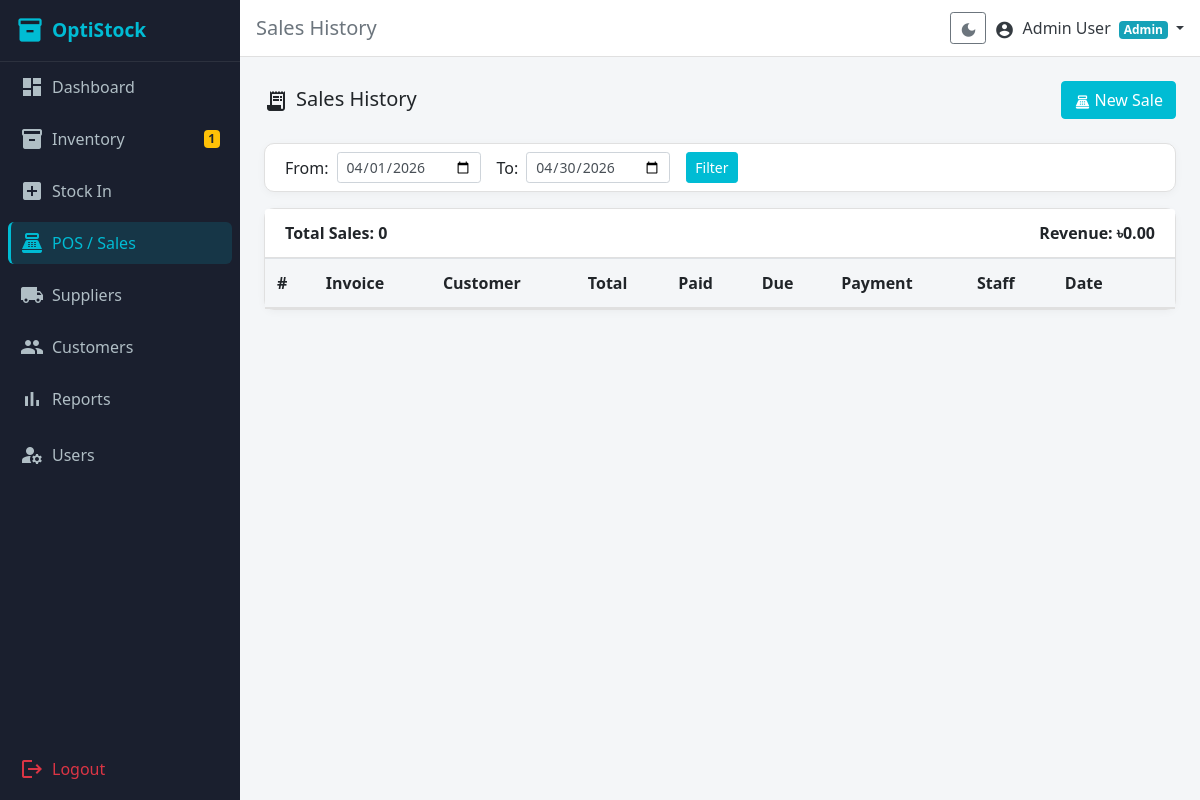
Page /modules/sales/index.php (signed in) on the earlier database version.
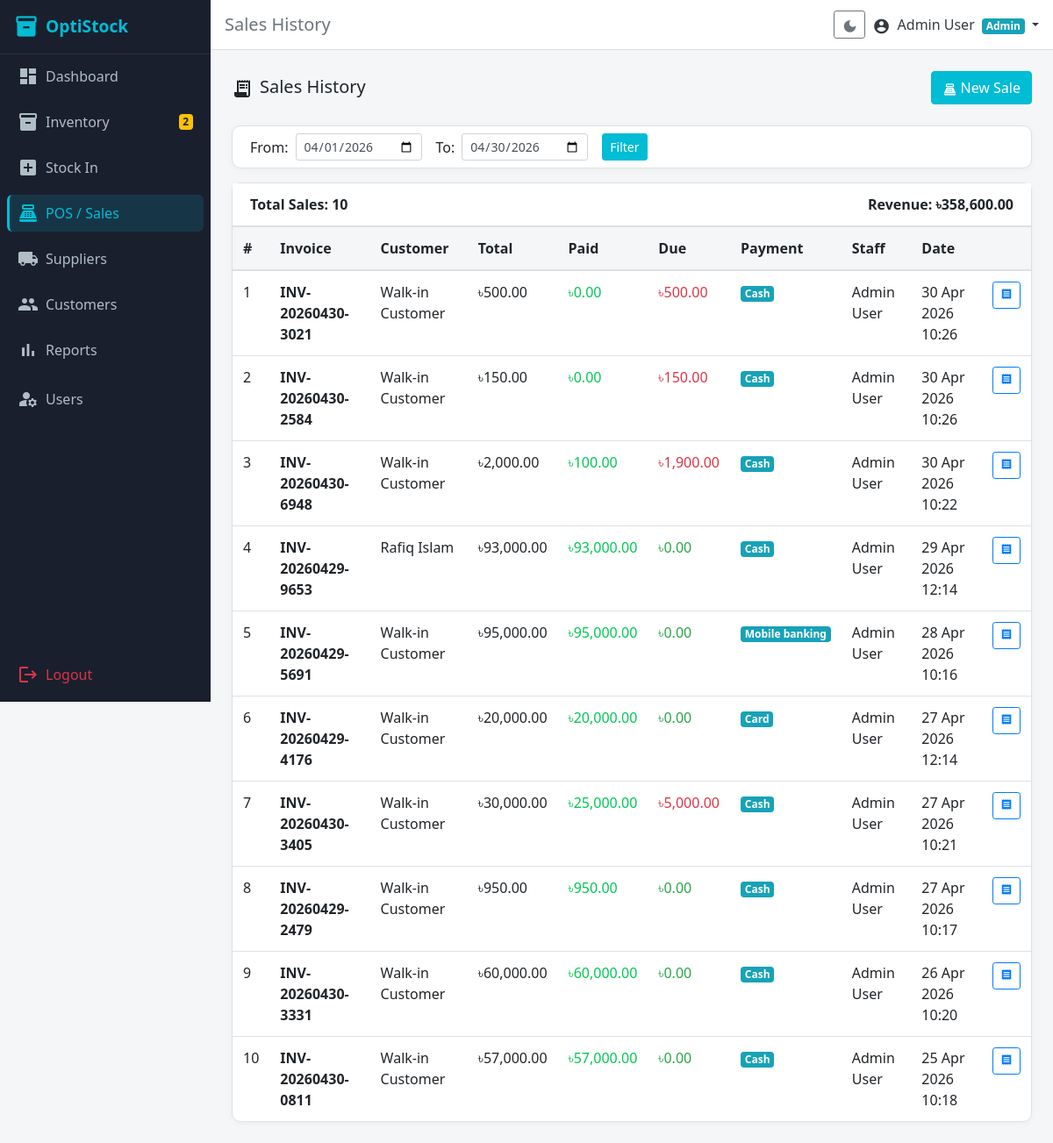
Same page on the later database version.
### tables this page shows
CREATE TABLE `sales` (
  `id` int(10) UNSIGNED NOT NULL,
  `invoice_no` varchar(30) NOT NULL,
  `customer_id` int(10) UNSIGNED DEFAULT NULL,
  `user_id` int(10) UNSIGNED NOT NULL,
  `subtotal` decimal(10,2) NOT NULL DEFAULT 0.00,
  `discount` decimal(10,2) NOT NULL DEFAULT 0.00,
  `total_amount` decimal(10,2) NOT NULL DEFAULT 0.00,
  `paid_amount` decimal(10,2) NOT NULL DEFAULT 0.00,
  `due_amount` decimal(10,2) NOT NULL DEFAULT 0.00,
  `payment_type` enum('cash','card','mobile_banking') NOT NULL DEFAULT 'cash',
  `note` text DEFAULT NULL,
  `sale_date` datetime NOT NULL DEFAULT current_timestamp(),
  `created_at` datetime NOT NULL DEFAULT current_timestamp()
);

CREATE TABLE `users` (
  `id` int(10) UNSIGNED NOT NULL,
  `name` varchar(100) NOT NULL,
  `email` varchar(150) NOT NULL,
  `phone` varchar(20) DEFAULT NULL,
  `password` varchar(255) NOT NULL,
  `role` enum('admin','manager','staff') NOT NULL DEFAULT 'staff',
  `status` enum('active','inactive') NOT NULL DEFAULT 'active',
  `dark_mode` tinyint(1) NOT NULL DEFAULT 0,
  `created_at` datetime NOT NULL DEFAULT current_timestamp()
);

### modules/sales/index.php (the view, shortened to what this page needs)
<?php
require_once __DIR__ . '/../../includes/auth_check.php';
$pageTitle = 'Sales History';
$from = $_GET['from'] ?? date('Y-m-01');
$to   = $_GET['to']   ?? date('Y-m-d');
$stmt = $pdo->prepare('
  SELECT s.*, COALESCE(c.name,"Walk-in") AS customer_name, u.name AS staff_name
  FROM sales s
  LEFT JOIN customers c ON c.id = s.customer_id
  LEFT JOIN users u ON u.id = s.user_id
  WHERE DATE(s.sale_date) BETWEEN ? AND ?
  ORDER BY s.sale_date DESC
');
$stmt->execute([$from, $to]);
$sales = $stmt->fetchAll();
$totalRevenue = array_sum(array_column($sales, 'total_amount'));
include __DIR__ . '/../../includes/header.php';
?>
<div class="d-flex justify-content-between align-items-center mb-4">
  <h5 class="mb-0"><span class="material-icons align-middle mr-2">receipt_long</span>Sales History</h5>
  <a href="<?= BASE_URL ?>/modules/sales/pos.php" class="btn btn-primary">
    <span class="material-icons align-middle mr-1" style="font-size:16px;">point_of_sale</span>New Sale
  </a>
</div>
<div class="card mb-3">
  <div class="card-body py-2">
    <form method="GET" class="form-inline">
      <label class="mr-2">From:</label>
      <input type="date" name="from" class="form-control form-control-sm mr-3" value="<?= $from ?>">
      <label class="mr-2">To:</label>
      <input type="date" name="to" class="form-control form-control-sm mr-3" value="<?= $to ?>">
      <button type="submit" class="btn btn-sm btn-primary">Filter</button>
    </form>
  </div>
</div>
<div class="card">
  <div class="card-header d-flex justify-content-between">
    <span>Total Sales: <strong><?= count($sales) ?></strong></span>
    <span>Revenue: <strong>৳<?= number_format($totalRevenue, 2) ?></strong></span>
  </div>
  <div class="table-responsive">
    <table class="table table-hover datatable mb-0">
      <thead>
        <tr><th>#</th><th>Invoice</th><th>Customer</th><th>Total</th><th>Paid</th><th>Due</th><th>Payment</th><th>Staff</th><th>Date</th><th></th></tr>
      </thead>
      <tbody>
        <?php foreach ($sales as $i => $s): ?>
        <tr>
          <td><?= $i + 1 ?></td>
          <td><strong><?= htmlspecialchars($s['invoice_no']) ?></strong></td>
          <td><?= htmlspecialchars($s['customer_name']) ?></td>
          <td>৳<?= number_format($s['total_amount'], 2) ?></td>
          <td style="color:#00C853;">৳<?= number_format($s['paid_amount'], 2) ?></td>
          <td><?= $s['due_amount'] > 0 ? '<span class="text-danger">৳' . number_format($s['due_amount'], 2) . '</span>' : '<span class="text-success">৳0.00</span>' ?></td>
          <td><span class="badge badge-info"><?= ucfirst(str_replace('_',' ',$s['payment_type'])) ?></span></td>
          <td><?= htmlspecialchars($s['staff_name']) ?></td>
          <td><?= date('d M Y H:i', strtotime($s['sale_date'])) ?></td>
          <td>
            <a href="<?= BASE_URL ?>/modules/sales/invoice.php?invoice=<?= urlencode($s['invoice_no']) ?>" class="btn btn-sm btn-outline-primary" target="_blank">
              <span class="material-icons" style="font-size:14px;">receipt</span>
            </a>
          </td>
        </tr>
        <?php endforeach; ?>
      </tbody>
    </table>
  </div>
</div>
<?php
include __DIR__ . '/../../includes/footer.php';

### includes/header.php (shortened to what this page needs)
<?php
$darkClass = ($_SESSION['dark_mode'] ?? 0) ? 'dark-mode' : '';
$pageTitle = $pageTitle ?? 'OptiStock';
?>
<!DOCTYPE html>
<html lang="en">
<head>
<link rel="stylesheet" href="https://cdn.jsdelivr.net/npm/bootstrap@4.6.2/dist/css/bootstrap.min.css">
<link rel="stylesheet" href="https://cdn.datatables.net/1.13.6/css/dataTables.bootstrap4.min.css">
<link rel="stylesheet" href="<?= BASE_URL ?>/assets/css/style.css">
<link rel="stylesheet" href="<?= BASE_URL ?>/assets/css/dark.css">
</head>
<body class="<?= $darkClass ?>">
<div class="wrapper d-flex">
  <?php include __DIR__ . '/sidebar.php'; ?>
  <div class="main-content flex-grow-1">
    <nav class="navbar navbar-expand-lg navbar-light bg-white border-bottom px-3 py-2">
      <span class="navbar-brand mb-0 h6 text-muted"><?= htmlspecialchars($pageTitle) ?></span>
      <div class="ml-auto d-flex align-items-center">
        <button id="darkModeToggle" class="btn btn-sm btn-outline-secondary mr-2" title="Toggle dark mode">
          <span class="material-icons" id="darkModeIcon" style="font-size:18px;vertical-align:middle;">
          </span>
        </button>
        <div class="dropdown">
          <a href="#" class="dropdown-toggle text-dark text-decoration-none" data-toggle="dropdown">
            <span class="material-icons align-middle" style="font-size:20px;">account_circle</span>
            <span class="ml-1 d-none d-md-inline"><?= htmlspecialchars($_SESSION['name'] ?? 'User') ?></span>
            <span class="badge badge-info ml-1"><?= htmlspecialchars(ucfirst($_SESSION['role'] ?? '')) ?></span>
          </a>
        </div>
      </div>
    </nav>
    <div class="content-area p-4">

### includes/sidebar.php (shortened to what this page needs)
<?php
$lowStockCount = 0;
if (isset($pdo)) {
    try {
        $ls = $pdo->query('SELECT COUNT(*) FROM products WHERE quantity <= low_stock_alert AND status = "active"');
        $lowStockCount = (int)$ls->fetchColumn();
    } catch (Exception $e) {}
}
$currentDir  = basename(dirname($_SERVER['PHP_SELF']));
function isActive(string $dir, string $file = ''): string {
    global $currentDir, $currentPage;
    if (!$file && $currentDir === $dir) return 'active';
    return '';
}
?>
<nav class="sidebar d-flex flex-column" id="sidebar">
  <div class="sidebar-header p-3 d-flex align-items-center">
    <span class="material-icons mr-2" style="color:#00BCD4;font-size:28px;">inventory_2</span>
    <span class="brand-text font-weight-bold" style="font-size:1.2rem;">OptiStock</span>
  </div>
  <ul class="nav flex-column px-2 flex-grow-1">
    <li class="nav-item py-1">
      <a class="nav-link <?= isActive('dashboard') ?>" href="<?= BASE_URL ?>/modules/dashboard/index.php">
        <span class="material-icons align-middle mr-2">dashboard</span>Dashboard
      </a>
    </li>
    <li class="nav-item py-1">
      <a class="nav-link <?= isActive('inventory') ?>" href="<?= BASE_URL ?>/modules/inventory/index.php">
        <span class="material-icons align-middle mr-2">inventory</span>Inventory
        <?php if ($lowStockCount > 0): ?>
          <span class="badge badge-warning ml-auto float-right"><?= $lowStockCount ?></span>
        <?php endif; ?>
      </a>
    </li>
    <li class="nav-item py-1">
      <a class="nav-link <?= isActive('stock_in') ?>" href="<?= BASE_URL ?>/modules/stock_in/index.php">
        <span class="material-icons align-middle mr-2">add_box</span>Stock In
      </a>
    </li>
    <li class="nav-item py-1">
      <a class="nav-link <?= isActive('sales') ?>" href="<?= BASE_URL ?>/modules/sales/pos.php">
        <span class="material-icons align-middle mr-2">point_of_sale</span>POS / Sales
      </a>
    </li>
    <li class="nav-item py-1">
      <a class="nav-link <?= isActive('suppliers') ?>" href="<?= BASE_URL ?>/modules/suppliers/index.php">
        <span class="material-icons align-middle mr-2">local_shipping</span>Suppliers
      </a>
    </li>
    <li class="nav-item py-1">
      <a class="nav-link <?= isActive('customers') ?>" href="<?= BASE_URL ?>/modules/customers/index.php">
        <span class="material-icons align-middle mr-2">people</span>Customers
      </a>
    </li>
    <li class="nav-item py-1">
      <a class="nav-link <?= isActive('reports') ?>" href="<?= BASE_URL ?>/modules/reports/sales_report.php">
        <span class="material-icons align-middle mr-2">bar_chart</span>Reports
      </a>
    </li>
    <?php if (($_SESSION['role'] ?? '') === 'admin'): ?>
    <li class="nav-item py-2">
      <a class="nav-link <?= isActive('users') ?>" href="<?= BASE_URL ?>/modules/users/index.php">
        <span class="material-icons align-middle mr-2">manage_accounts</span>Users
      </a>
    </li>
    <?php endif; ?>
    <li class="nav-item py-2 mt-auto">
      <a class="nav-link text-danger" href="<?= BASE_URL ?>/modules/auth/logout.php">
        <span class="material-icons align-middle mr-2">logout</span>Logout
      </a>
    </li>
  </ul>
</nav>

### includes/footer.php (shortened to what this page needs)
    </div>
  </div>
</div>
</body>
</html>

### assets/css/style.css (style rules this page uses)
:root { --color-sidebar: #1A1F2E; --color-primary: #00BCD4; --color-accent: #26C6DA; --color-success: #00C853; --color-warning: #FFD600; --color-danger: #FF1744; --color-primary-dark: #0097A7; --color-primary-light: #E0F7FA; --color-sidebar-text: #B0BEC5; --color-sidebar-active-bg: rgba(0,188,212,0.15); --color-topbar: #FFFFFF; --color-page-bg: #F4F6F8; --color-card-bg: #FFFFFF; --color-text-main: #212529; --color-text-muted: #6C757D; --color-border: #E0E0E0; }
html, body { height: 100%; }
body { background-color: var(--color-page-bg); font-family: 'Segoe UI', sans-serif; }
.wrapper { min-height: 100vh; }
.sidebar { width: 240px; min-height: 100vh; background-color: var(--color-sidebar); position: fixed; top: 0; left: 0; z-index: 1030; overflow-y: auto; transition: transform 0.3s ease; }
.sidebar-header { border-bottom: 1px solid rgba(255,255,255,0.08); }
.brand-text { color: var(--color-primary); }
.sidebar .nav-link { color: var(--color-sidebar-text); border-radius: 6px; margin-bottom: 2px; padding: 9px 12px; display: flex; align-items: center; transition: background 0.2s, color 0.2s; }
.sidebar .nav-link.active { color: var(--color-primary); background-color: var(--color-sidebar-active-bg); border-left: 3px solid var(--color-primary); padding-left: 9px; }
.main-content { margin-left: 240px; min-height: 100vh; display: flex; flex-direction: column; }
.navbar { background-color: var(--color-topbar) !important; border-bottom: 1px solid var(--color-border) !important; }
.content-area { flex: 1; }
.card { border: 1px solid var(--color-border); border-radius: 10px; box-shadow: 0 2px 8px rgba(0,0,0,0.04); }
.card-header { background-color: var(--color-card-bg); border-bottom: 1px solid var(--color-border); font-weight: 600; }
.btn-primary { background-color: var(--color-primary); border-color: var(--color-primary); }
a { color: var(--color-primary); }
.table thead th { background-color: var(--color-page-bg); border-bottom: 2px solid var(--color-border); font-weight: 600; }

Differences in the rows shown:
added sales: invoice_no "INV-20260430-3021", customer_name "Walk-in Customer", total_amount "500.00", paid_amount "0.00", due_amount "500.00", payment_type "Cash", user.name "Admin User", sale_date "30 Apr 2026 10:26"
added sales: invoice_no "INV-20260430-2584", customer_name "Walk-in Customer", total_amount "150.00", paid_amount "0.00", due_amount "150.00", payment_type "Cash", user.name "Admin User", sale_date "30 Apr 2026 10:26"
added sales: invoice_no "INV-20260430-6948", customer_name "Walk-in Customer", total_amount "2,000.00", paid_amount "100.00", due_amount "1,900.00", payment_type "Cash", user.name "Admin User", sale_date "30 Apr 2026 10:22"
added sales: invoice_no "INV-20260429-9653", customer_name "Rafiq Islam", total_amount "93,000.00", paid_amount "93,000.00", due_amount "৳0.00", payment_type "Cash", user.name "Admin User", sale_date "29 Apr 2026 12:14"
added sales: invoice_no "INV-20260429-5691", customer_name "Walk-in Customer", total_amount "95,000.00", paid_amount "95,000.00", due_amount "৳0.00", payment_type "Mobile banking", user.name "Admin User", sale_date "28 Apr 2026 10:16"
added sales: invoice_no "INV-20260429-4176", customer_name "Walk-in Customer", total_amount "20,000.00", paid_amount "20,000.00", due_amount "৳0.00", payment_type "Card", user.name "Admin User", sale_date "27 Apr 2026 12:14"
added sales: invoice_no "INV-20260430-3405", customer_name "Walk-in Customer", total_amount "30,000.00", paid_amount "25,000.00", due_amount "5,000.00", payment_type "Cash", user.name "Admin User", sale_date "27 Apr 2026 10:21"
added sales: invoice_no "INV-20260429-2479", customer_name "Walk-in Customer", total_amount "950.00", paid_amount "950.00", due_amount "৳0.00", payment_type "Cash", user.name "Admin User", sale_date "27 Apr 2026 10:17"
added sales: invoice_no "INV-20260430-3331", customer_name "Walk-in Customer", total_amount "60,000.00", paid_amount "60,000.00", due_amount "৳0.00", payment_type "Cash", user.name "Admin User", sale_date "26 Apr 2026 10:20"
added sales: invoice_no "INV-20260430-0811", customer_name "Walk-in Customer", total_amount "57,000.00", paid_amount "57,000.00", due_amount "৳0.00", payment_type "Cash", user.name "Admin User", sale_date "25 Apr 2026 10:18"
Other differences:
$lowStockCount: "1" → "2"
count($sales): "0" → "10"
$totalRevenue: "0.00" → "358,600.00"
